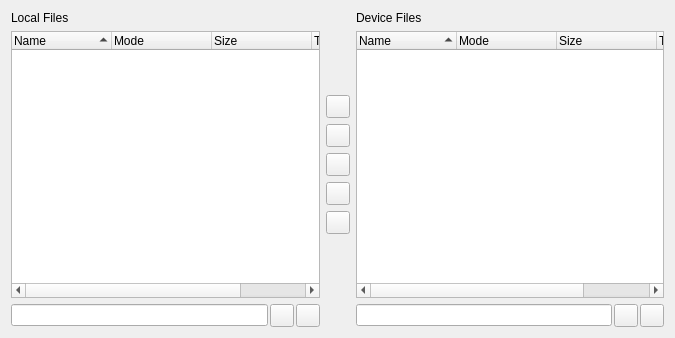
<?xml version="1.0" encoding="UTF-8"?>
<ui version="4.0">
 <class>MicroPythonFileManagerWidget</class>
 <widget class="QWidget" name="MicroPythonFileManagerWidget">
  <property name="geometry">
   <rect>
    <x>0</x>
    <y>0</y>
    <width>675</width>
    <height>338</height>
   </rect>
  </property>
  <layout class="QGridLayout" name="gridLayout">
   <item row="0" column="0">
    <widget class="QLabel" name="label">
     <property name="sizePolicy">
      <sizepolicy hsizetype="Expanding" vsizetype="Preferred">
       <horstretch>0</horstretch>
       <verstretch>0</verstretch>
      </sizepolicy>
     </property>
     <property name="text">
      <string>Local Files</string>
     </property>
    </widget>
   </item>
   <item row="0" column="2">
    <layout class="QHBoxLayout" name="horizontalLayout_3">
     <item>
      <widget class="QLabel" name="label_2">
       <property name="sizePolicy">
        <sizepolicy hsizetype="Expanding" vsizetype="Preferred">
         <horstretch>0</horstretch>
         <verstretch>0</verstretch>
        </sizepolicy>
       </property>
       <property name="text">
        <string>Device Files</string>
       </property>
      </widget>
     </item>
     <item>
      <widget class="E5Led" name="deviceConnectedLed" native="true"/>
     </item>
    </layout>
   </item>
   <item row="1" column="0">
    <widget class="QTreeWidget" name="localFileTreeWidget">
     <property name="contextMenuPolicy">
      <enum>Qt::CustomContextMenu</enum>
     </property>
     <property name="alternatingRowColors">
      <bool>true</bool>
     </property>
     <property name="rootIsDecorated">
      <bool>false</bool>
     </property>
     <property name="itemsExpandable">
      <bool>false</bool>
     </property>
     <property name="sortingEnabled">
      <bool>true</bool>
     </property>
     <attribute name="headerShowSortIndicator" stdset="0">
      <bool>true</bool>
     </attribute>
     <column>
      <property name="text">
       <string>Name</string>
      </property>
     </column>
     <column>
      <property name="text">
       <string>Mode</string>
      </property>
     </column>
     <column>
      <property name="text">
       <string>Size</string>
      </property>
     </column>
     <column>
      <property name="text">
       <string>Time</string>
      </property>
     </column>
    </widget>
   </item>
   <item row="1" column="1">
    <layout class="QVBoxLayout" name="verticalLayout">
     <item>
      <spacer name="verticalSpacer_2">
       <property name="orientation">
        <enum>Qt::Vertical</enum>
       </property>
       <property name="sizeHint" stdset="0">
        <size>
         <width>20</width>
         <height>26</height>
        </size>
       </property>
      </spacer>
     </item>
     <item>
      <widget class="QToolButton" name="syncButton">
       <property name="toolTip">
        <string>Press to sync the local directory to the device directory</string>
       </property>
      </widget>
     </item>
     <item>
      <widget class="QToolButton" name="putButton">
       <property name="toolTip">
        <string>Press to copy the selected file to the device</string>
       </property>
      </widget>
     </item>
     <item>
      <widget class="QToolButton" name="putAsButton">
       <property name="toolTip">
        <string>Press to copy the selected file to the device with a new name</string>
       </property>
      </widget>
     </item>
     <item>
      <widget class="QToolButton" name="getButton">
       <property name="toolTip">
        <string>Press to copy the selected file from the device</string>
       </property>
      </widget>
     </item>
     <item>
      <widget class="QToolButton" name="getAsButton">
       <property name="toolTip">
        <string>Press to copy the selected file from the device with a new name</string>
       </property>
      </widget>
     </item>
     <item>
      <spacer name="verticalSpacer">
       <property name="orientation">
        <enum>Qt::Vertical</enum>
       </property>
       <property name="sizeHint" stdset="0">
        <size>
         <width>20</width>
         <height>26</height>
        </size>
       </property>
      </spacer>
     </item>
    </layout>
   </item>
   <item row="1" column="2">
    <widget class="QTreeWidget" name="deviceFileTreeWidget">
     <property name="contextMenuPolicy">
      <enum>Qt::CustomContextMenu</enum>
     </property>
     <property name="alternatingRowColors">
      <bool>true</bool>
     </property>
     <property name="rootIsDecorated">
      <bool>false</bool>
     </property>
     <property name="itemsExpandable">
      <bool>false</bool>
     </property>
     <property name="sortingEnabled">
      <bool>true</bool>
     </property>
     <attribute name="headerShowSortIndicator" stdset="0">
      <bool>true</bool>
     </attribute>
     <column>
      <property name="text">
       <string>Name</string>
      </property>
     </column>
     <column>
      <property name="text">
       <string>Mode</string>
      </property>
     </column>
     <column>
      <property name="text">
       <string>Size</string>
      </property>
     </column>
     <column>
      <property name="text">
       <string>Time</string>
      </property>
     </column>
    </widget>
   </item>
   <item row="2" column="0">
    <layout class="QHBoxLayout" name="horizontalLayout">
     <property name="spacing">
      <number>2</number>
     </property>
     <item>
      <widget class="QLineEdit" name="localCwd">
       <property name="readOnly">
        <bool>true</bool>
       </property>
      </widget>
     </item>
     <item>
      <widget class="QToolButton" name="localUpButton">
       <property name="toolTip">
        <string>Press to move one directory level up</string>
       </property>
      </widget>
     </item>
     <item>
      <widget class="QToolButton" name="localReloadButton">
       <property name="toolTip">
        <string>Press to reload the list</string>
       </property>
      </widget>
     </item>
    </layout>
   </item>
   <item row="2" column="2">
    <layout class="QHBoxLayout" name="horizontalLayout_2">
     <property name="spacing">
      <number>2</number>
     </property>
     <item>
      <widget class="QLineEdit" name="deviceCwd">
       <property name="readOnly">
        <bool>true</bool>
       </property>
      </widget>
     </item>
     <item>
      <widget class="QToolButton" name="deviceUpButton">
       <property name="toolTip">
        <string>Press to move one directory level up</string>
       </property>
      </widget>
     </item>
     <item>
      <widget class="QToolButton" name="deviceReloadButton">
       <property name="toolTip">
        <string>Press to reload the list</string>
       </property>
      </widget>
     </item>
    </layout>
   </item>
  </layout>
 </widget>
 <customwidgets>
  <customwidget>
   <class>E5Led</class>
   <extends>QWidget</extends>
   <header>E5Gui/E5Led.h</header>
   <container>1</container>
  </customwidget>
 </customwidgets>
 <tabstops>
  <tabstop>localFileTreeWidget</tabstop>
  <tabstop>deviceFileTreeWidget</tabstop>
  <tabstop>syncButton</tabstop>
  <tabstop>putButton</tabstop>
  <tabstop>putAsButton</tabstop>
  <tabstop>getButton</tabstop>
  <tabstop>getAsButton</tabstop>
  <tabstop>localCwd</tabstop>
  <tabstop>localUpButton</tabstop>
  <tabstop>localReloadButton</tabstop>
  <tabstop>deviceCwd</tabstop>
  <tabstop>deviceUpButton</tabstop>
  <tabstop>deviceReloadButton</tabstop>
 </tabstops>
 <resources/>
 <connections/>
</ui>
